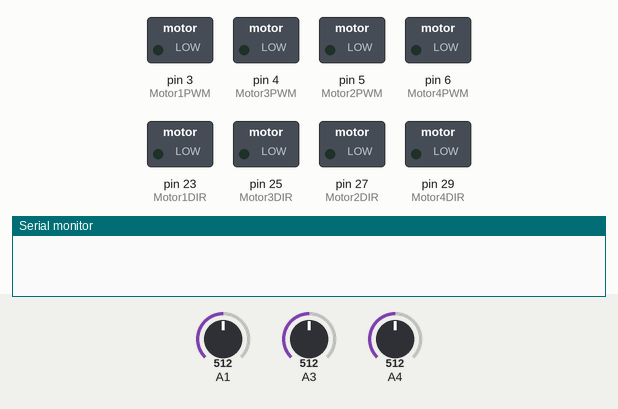
Recording of a sketch running on a simulated Arduino Mega 2560, built with avr-gcc and run on an emulated ATmega2560. Shown: switched loads named in the sketch (green lamp = pin HIGH), the last lines printed to the serial monitor. Inputs (shaded band) come from the test bench; at power-on: A1 = 512, A3 = 512, A4 = 512.

Above: at 1.2 s.
1.3 s: A1 set to 535
At 1.9 s:
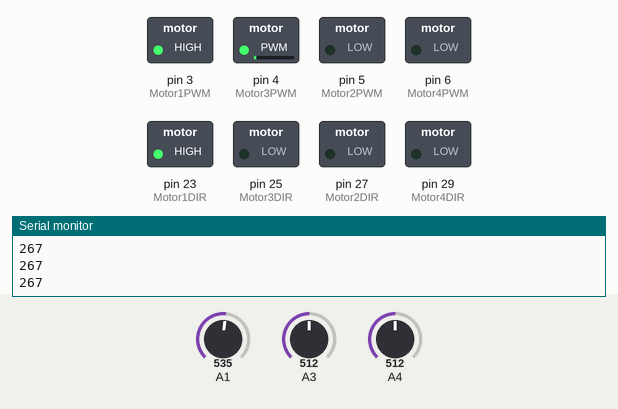
2.8 s: A3 set to 529
At 3.3 s:
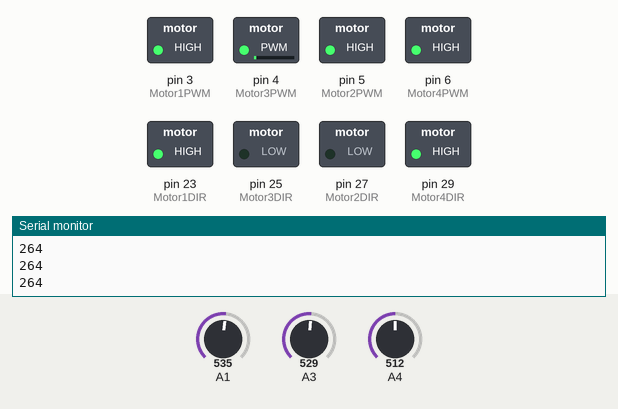
4.3 s: A3 set to 490
At 5.5 s:
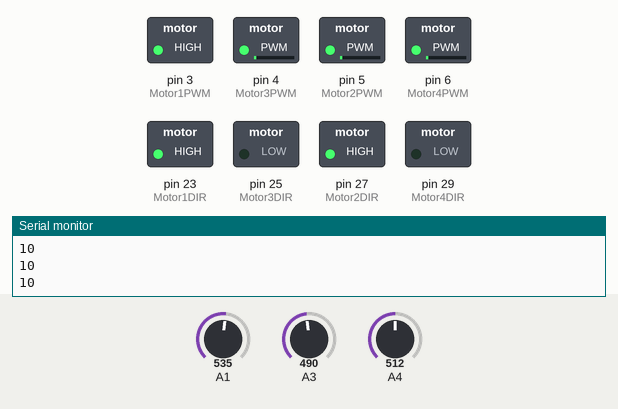
5.8 s: A3 set to 530
At 6.8 s:
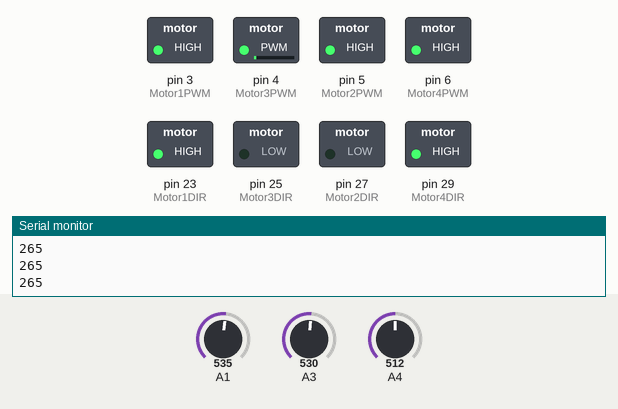
7.3 s: A3 set to 306
At 7.8 s:
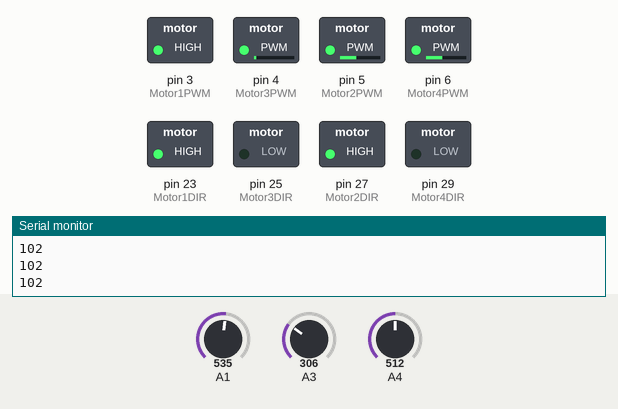
8.8 s: A3 set to 122
At 9.1 s:
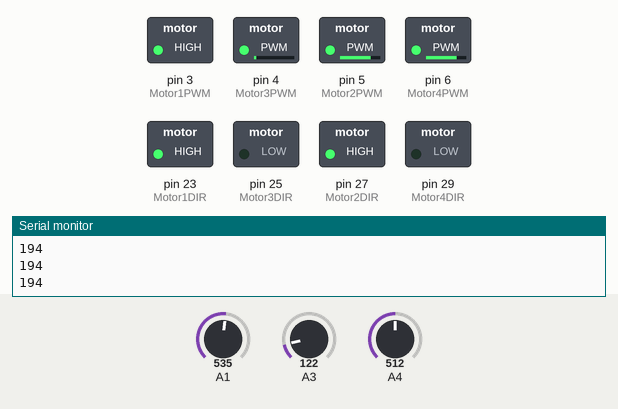
Timing chart, 0 to 11.3 s (numbered marks = the images above; inputs shaded):
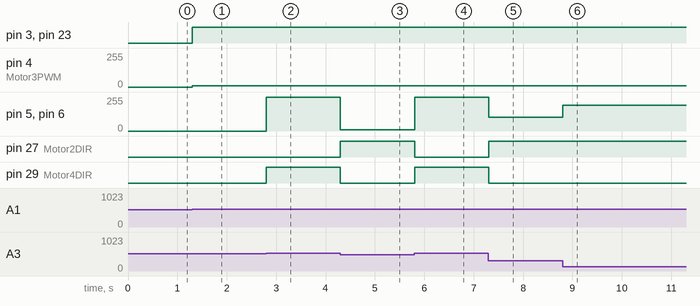

The sketch:

joysticktest.ino
```cpp
#define Motor1PWM 3
#define Motor1DIR 23

#define Motor2PWM 5
#define Motor2DIR 27

#define Motor3PWM 4
#define Motor3DIR 25

#define Motor4PWM 6
#define Motor4DIR 29

#define frx1 analogRead(A3)
#define fry1 analogRead(A1)
#define frx2 analogRead(A4)

void forward(int j)
{
    analogWrite(Motor1PWM,j);
    digitalWrite(Motor1DIR,LOW);
    analogWrite(Motor3PWM,j);
    digitalWrite(Motor3DIR,HIGH);
}
void reverse(int j)
{
    digitalWrite(Motor1DIR,HIGH);
    analogWrite(Motor1PWM,j);
    digitalWrite(Motor3DIR,LOW);
    analogWrite(Motor3PWM,j);
}
void left(int j)
{
    digitalWrite(Motor2DIR,HIGH);
    analogWrite(Motor2PWM,j);
    digitalWrite(Motor4DIR,LOW);
    analogWrite(Motor4PWM,j);
}
void right(int j)
{
    analogWrite(Motor2PWM,j);
    digitalWrite(Motor2DIR,LOW);
    analogWrite(Motor4PWM,j);
    digitalWrite(Motor4DIR,HIGH);
}
void stopM()
{
  analogWrite(Motor1PWM,0);
  analogWrite(Motor2PWM,0);
  analogWrite(Motor3PWM,0);
  analogWrite(Motor4PWM,0);
}
void all(int j)         //acl
{
    analogWrite(Motor1PWM,j);
    digitalWrite(Motor1DIR,LOW);
    analogWrite(Motor3PWM,j);
    digitalWrite(Motor3DIR,LOW);
    analogWrite(Motor2PWM,j);
    digitalWrite(Motor2DIR,LOW);
    analogWrite(Motor4PWM,j);
    digitalWrite(Motor4DIR,LOW);
}
void rev(int j)       //cw
{
    analogWrite(Motor1PWM,j);
    digitalWrite(Motor1DIR,HIGH);
    analogWrite(Motor3PWM,j);
    digitalWrite(Motor3DIR,HIGH);
    analogWrite(Motor2PWM,j);
    digitalWrite(Motor2DIR,HIGH);
    analogWrite(Motor4PWM,j);
    digitalWrite(Motor4DIR,HIGH);
}
void setup()
{
  Serial.begin(9600);
  pinMode(51,INPUT);
  pinMode(53,INPUT);
  pinMode(Motor1PWM,OUTPUT);
  pinMode(Motor1DIR,OUTPUT);
  pinMode(Motor2PWM,OUTPUT);
  pinMode(Motor2DIR,OUTPUT);
  pinMode(Motor3PWM,OUTPUT);
  pinMode(Motor3DIR,OUTPUT);
  pinMode(Motor4PWM,OUTPUT);
  pinMode(Motor4DIR,OUTPUT);
}

void loop() {
  int a=frx1;
  int b=fry1;
  int c=frx2;
  if(a>=520)
  {
    right(a/2);
    Serial.println(a/2);
  }
  else if(a<=500)
  {
    a-=512;
    a*=-2;
    a-=1;
    left(a/4);
    Serial.println(a/4);
    }
  else if(b>=520)
  {
    reverse(b/2);
    Serial.println(b/2);
  }
  else if(b<=500)
  {
    b-=512;
    b*=-2;
    b-=1;
    forward(b/4);
    Serial.println(b/4);
    }
  else if(c>=520)
  {
    rev(40);
  }
  else if(c<=500)
  {
    all(40);
  }
  else
  {
    stopM();
  }
}
```

Measured:
- the behaviour switches between 519 and 520 on A1 (found by bisection; images 0 and 1)
- the behaviour switches between 519 and 520 on A3 (found by bisection; images 1 and 2)
- after the input at 1.3 s, pin 3 (Motor1PWM), pin 23 (Motor1DIR): LOW → HIGH at once; pin 4 (Motor3PWM): 0/255 → 11/255 at once
- after the input at 2.8 s, pin 5 (Motor2PWM), pin 6 (Motor4PWM): 0/255 → 255/255 at once; pin 29 (Motor4DIR): LOW → HIGH at once
- after the input at 4.3 s, pin 5 (Motor2PWM), pin 6 (Motor4PWM): 255/255 → 10/255 at once; pin 27 (Motor2DIR): LOW → HIGH at once; pin 29 (Motor4DIR): HIGH → LOW at once
- after the input at 5.8 s, pin 5 (Motor2PWM), pin 6 (Motor4PWM): 10/255 → 255/255 at once; pin 27 (Motor2DIR): HIGH → LOW at once; pin 29 (Motor4DIR): LOW → HIGH at once
- after the input at 7.3 s, pin 5 (Motor2PWM), pin 6 (Motor4PWM): 255/255 → 102/255 at once; pin 27 (Motor2DIR): LOW → HIGH at once; pin 29 (Motor4DIR): HIGH → LOW at once
- after the input at 8.8 s, pin 5 (Motor2PWM), pin 6 (Motor4PWM): 102/255 → 194/255 at once
